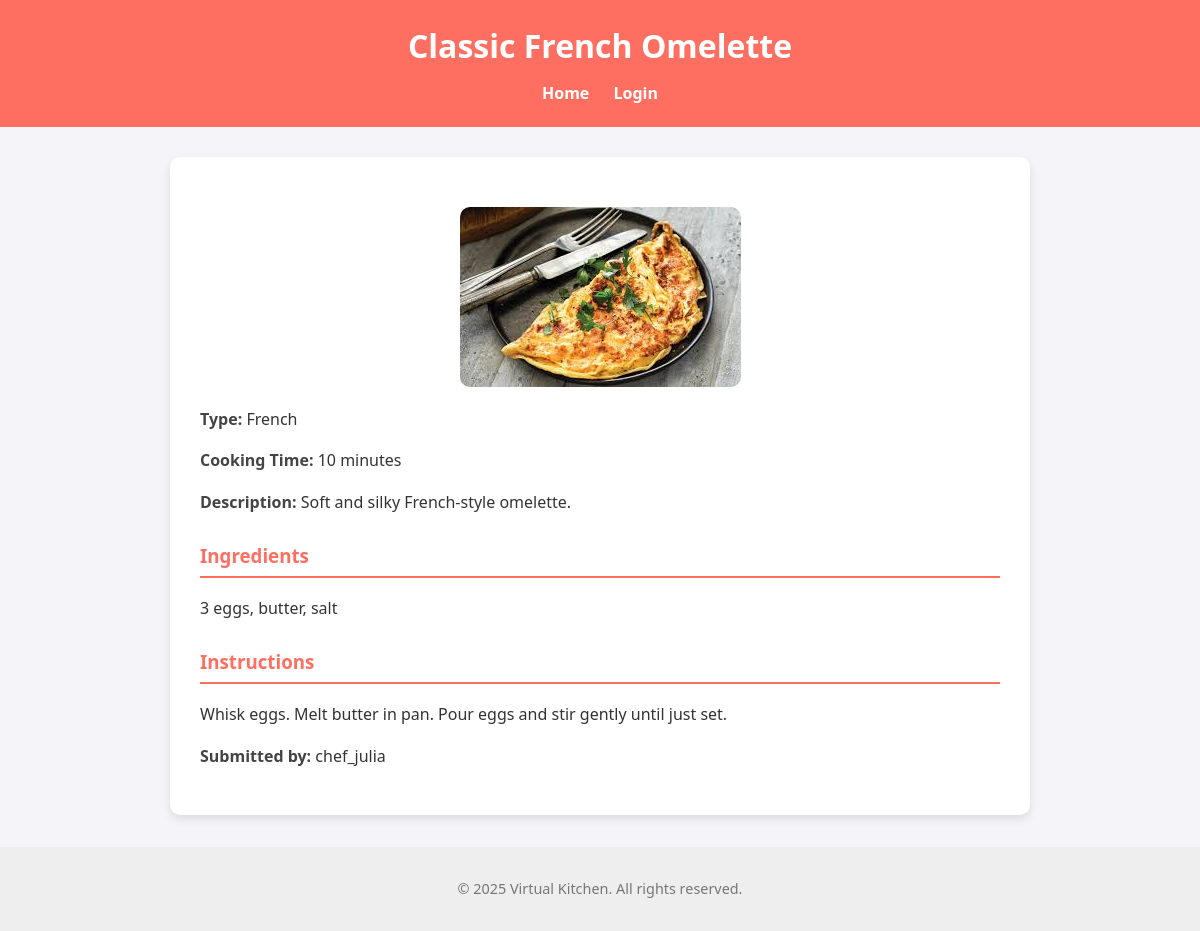
The page /recipe.php?rid=1 on the database its author committed.
### tables this page shows
CREATE TABLE `recipes` (
  `rid` int(11) NOT NULL,
  `name` varchar(50) NOT NULL,
  `description` varchar(300) DEFAULT NULL,
  `type` enum('French','Italian','Chinese','Indian','Mexican','Others') NOT NULL,
  `Cookingtime` int(4) DEFAULT NULL,
  `ingredients` varchar(1000) DEFAULT NULL,
  `instructions` varchar(1000) DEFAULT NULL,
  `image` varchar(200) DEFAULT NULL,
  `uid` int(11) UNSIGNED NOT NULL
);

CREATE TABLE `users` (
  `uid` int(11) UNSIGNED NOT NULL,
  `username` varchar(255) NOT NULL,
  `password` varchar(255) NOT NULL,
  `email` varchar(255) NOT NULL
);

### recipe.php (the view, shortened to what this page needs)
<?php
include 'includes/db.php';
$recipe_id = $_GET['rid'];
$stmt = $pdo->prepare("
    SELECT recipes.*, users.username
    FROM recipes
    JOIN users ON recipes.uid = users.uid
    WHERE recipes.rid = ?
");
$stmt->execute([$recipe_id]);
$recipe = $stmt->fetch();
?>
<head>
    <link rel="stylesheet" href="/vkitchen/css/recipe_style.css">
</head>
<body>
    <header>
        <h1><?= htmlspecialchars($recipe['name']) ?></h1>
        <nav>
            <a href="index.php">Home</a>
            <?php if (isset($_SESSION['username'])): ?>
                <a href="dashboard.php">My Dashboard</a>
                <a href="logout.php">Logout</a>
            <?php else: ?>
                <a href="login.php">Login</a>
            <?php endif; ?>
        </nav>
    </header>
    <main>
    <?php
    $image_url = '/vkitchen/uploads/' . $recipe['image'];
    $image_path = __DIR__ . '/uploads/' . $recipe['image'];
    if (!empty($recipe['image'])&& file_exists($image_path)): ?>
        <img src="<?= htmlspecialchars($image_url) ?>" alt="Recipe Image" class="recipe-image">
    <?php endif; ?>
        <p><strong>Type:</strong> <?= htmlspecialchars($recipe['type']) ?></p>
        <p><strong>Cooking Time:</strong> <?= htmlspecialchars($recipe['Cookingtime']) ?> minutes</p>
        <p><strong>Description:</strong> <?= nl2br(htmlspecialchars($recipe['description'])) ?></p>
        <h3>Ingredients</h3>
        <p><?= nl2br(htmlspecialchars($recipe['ingredients'])) ?></p>
        <h3>Instructions</h3>
        <p><?= nl2br(htmlspecialchars($recipe['instructions'])) ?></p>
        <p><strong>Submitted by:</strong> <?= htmlspecialchars($recipe['username']) ?></p>
    </main>
    <?php include 'includes/footer.php'; ?>
</body>
</html>

### css/recipe_style.css (style rules this page uses)
body { font-family: 'Segoe UI', Tahoma, Geneva, Verdana, sans-serif; margin: 0; padding: 0; background-color: #f4f4f9; color: #333; line-height: 1.6; }
header { background-color: #ff6f61; color: white; padding: 20px 30px; text-align: center; }
header h1 { margin: 0; font-size: 2rem; }
nav { margin-top: 10px; }
nav a { color: white; text-decoration: none; margin: 0 10px; font-weight: bold; }
main { max-width: 800px; background-color: white; margin: 30px auto; padding: 30px; border-radius: 10px; box-shadow: 0 4px 10px rgba(0, 0, 0, 0.1); }
.recipe-image { max-width: 300px; height: auto; display: block; margin: 20px auto; border-radius: 10px; }
p { margin-bottom: 15px; }
h3 { margin-top: 25px; color: #ff6f61; border-bottom: 2px solid #ff6f61; padding-bottom: 5px; }
strong { color: #444; }

### rows shown on the page
recipes: name "Classic French Omelette", image (picture), type "French", Cookingtime "10", description "Soft and silky French-style omelette.", ingredients "3 eggs, butter, salt", instructions "Whisk eggs. Melt butter in pan. Pour eggs and stir gently until just set.", uid.username "chef_julia"
